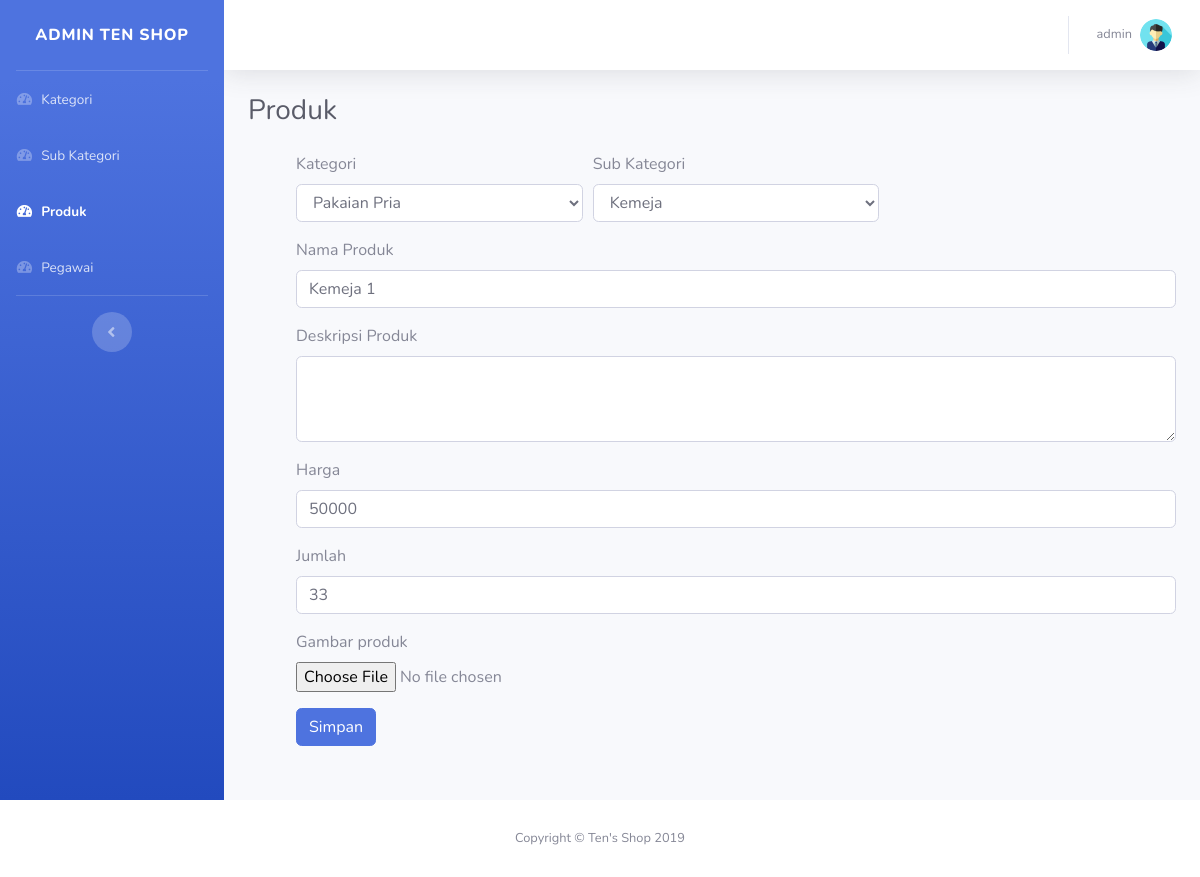
/admin/edit_produk.php?id=101001 (signed in), run on the app's committed database.
### tables this page shows
CREATE TABLE `produk` (
  `idproduk` char(6) NOT NULL,
  `nama` varchar(30) NOT NULL,
  `deskripsi` varchar(500) NOT NULL,
  `idkategori` char(1) NOT NULL,
  `idsub_kategori` char(3) NOT NULL,
  `file_gambar` varchar(50) NOT NULL,
  `harga` int(11) NOT NULL,
  `jumlah` int(11) NOT NULL,
  `last_update` datetime NOT NULL,
  `idpegawai` int(11) NOT NULL
);

CREATE TABLE `kategori` (
  `idkategori` char(1) NOT NULL,
  `nama_kategori` varchar(20) NOT NULL
);

CREATE TABLE `sub_kategori` (
  `idsub_kategori` char(3) NOT NULL,
  `nama` varchar(30) NOT NULL,
  `idkategori` char(1) DEFAULT NULL
);

### admin/edit_produk.php (the view, shortened to what this page needs)
<?php
  $id = $_GET['id'];
  if($_SESSION['level'] == 1 ) {
    require_once '../function.php';
    $produk = mysqli_query($con, "SELECT idproduk, p.nama as produk, deskripsi, k.idkategori, sk.idsub_kategori, file_gambar, harga, jumlah, last_update, pg.idpegawai, nama_kategori, sk.nama as sub_kategori, username, nama_lengkap, email, level  FROM kategori k JOIN sub_kategori sk on k.idkategori=sk.idkategori JOIN produk p on sk.idsub_kategori=p.idsub_kategori join pegawai pg on p.idpegawai=pg.idpegawai WHERE idproduk=$id");
    $row = mysqli_fetch_array($produk);
  } else {
    header('location : ../pesan.php');
    exit;
  }
 ?>
 <!DOCTYPE html>
<html lang="en">
<head>
  <link href="../vendor/fontawesome-free/css/all.min.css" rel="stylesheet" type="text/css">
  <link href="../css/sb-admin-2.min.css" rel="stylesheet">
</head>
<body id="page-top">
  <div id="wrapper">
    <ul class="navbar-nav bg-gradient-primary sidebar sidebar-dark accordion" id="accordionSidebar">
      <a class="sidebar-brand d-flex align-items-center justify-content-center" href="index.php">
        <div class="sidebar-brand-text mx-3">Admin Ten Shop</div>
      </a>
      <hr class="sidebar-divider my-0">
      <li class="nav-item ">
        <a class="nav-link" href="index.php">
          <i class="fas fa-fw fa-tachometer-alt"></i>
          <span>Kategori</span></a>
      </li>
      <li class="nav-item ">
        <a class="nav-link" href="sub_kategori.php">
          <i class="fas fa-fw fa-tachometer-alt"></i>
          <span>Sub Kategori</span></a>
      </li>
      <li class="nav-item active">
        <a class="nav-link" href="produk.php">
          <i class="fas fa-fw fa-tachometer-alt"></i>
          <span>Produk</span></a>
      </li>
      <li class="nav-item">
        <a class="nav-link" href="pegawai.php">
          <i class="fas fa-fw fa-tachometer-alt"></i>
          <span>Pegawai</span></a>
      </li>
      <hr class="sidebar-divider d-none d-md-block">
      <div class="text-center d-none d-md-inline">
        <button class="rounded-circle border-0" id="sidebarToggle"></button>
      </div>
    </ul>
    <div id="content-wrapper" class="d-flex flex-column">
      <div id="content">
        <nav class="navbar navbar-expand navbar-light bg-white topbar mb-4 static-top shadow">
          <ul class="navbar-nav ml-auto">
            <li class="nav-item dropdown no-arrow">
              <a class="nav-link dropdown-toggle" href="#" id="userDropdown" role="button" data-toggle="dropdown" aria-haspopup="true" aria-expanded="false">
                <span class="mr-2 d-none d-lg-inline text-gray-600 small"><?= $_SESSION['username'] ?></span>
                <img class="img-profile rounded-circle" src="../img/profile.png">
              </a>
            </li>
          </ul>
        </nav>
        <div class="container-fluid">
          <div class="d-sm-flex align-items-center justify-content-between mb-4">
            <h1 class="h3 mb-0 text-gray-800">Produk</h1>
          </div>
            <div class="container ml-4 mr-4 mt-4 mb-4">
              <form method="post" action="" enctype="multipart/form-data">
                <div class="form-row">
                  <div class="form-group col-md-4">
                    <label for="inputState">Kategori</label>
                    <select id="kategori" name="kategori" onchange="getsub()" class="form-control">
                      <option value="<?=$row['idkategori'] ?>"><?=$row['nama_kategori'] ?></option>
                    </select>
                  </div>
                  <div class="form-group col-md-4">
                    <label for="inputState">Sub Kategori</label>
                    <select id="sub_kategori" name="sub_kategori" class="form-control">
                      <option value="<?= $row['idsub_kategori'] ?>"><?= $row['sub_kategori'] ?></option>
                    </select>
                  </div>
                </div>
                <div class="form-group">
                  <label for="nama">Nama Produk</label>
                  <input type="text" class="form-control" id="nama" name="nama" value="<?= $row['produk'] ?>">
                </div>
                <div class="form-group">
                  <label for="deskripsi">Deskripsi Produk</label>
                  <textarea class="form-control" id="deskripsi" name="deskripsi" value="<?= $row['deskripsi'] ?>"  rows="3"></textarea>
                </div>
                <div class="form-group">
                  <label for="harga">Harga</label>
                  <input type="number" class="form-control" id="harga" name="harga" value="<?= $row['harga'] ?>">
                </div>
                <div class="form-group">
                  <label for="jumlah">Jumlah</label>
                  <input type="number" class="form-control" id="jumlah" name="jumlah" value="<?=$row['jumlah'] ?>">
                </div>
                <div class="form-group">
                  <label for="gambar">Gambar produk</label>
                  <input type="file" class="form-control-file" id="gambar" name="gambar" value="<?=$row['file_gambar'] ?>">
                </div>
                <button type="submit" name="simpan" class="btn btn-primary">Simpan</button>
              </form>
            </div>
          </div>
        </div>
      </div>
      </div>
      <footer class="sticky-footer bg-white">
        <div class="container my-auto">
          <div class="copyright text-center my-auto">
            <span>Copyright &copy; Ten's Shop 2019</span>
          </div>
        </div>
      </footer>
</body>
</html>

### data on the page
produk: kategori "Pakaian Pria", sub_kategori "Kemeja", nama "Kemeja 1", harga "50000", jumlah "33"

### other printed values
$_SESSION['username'] "admin"
